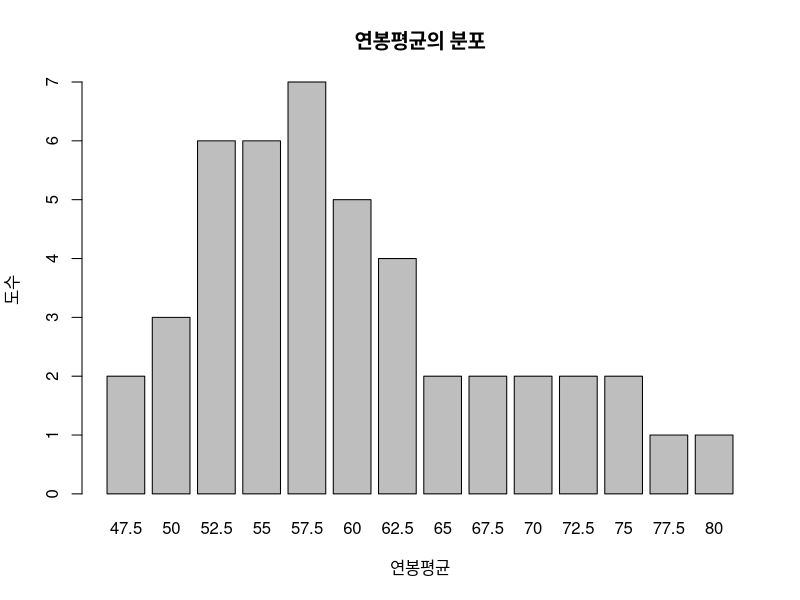
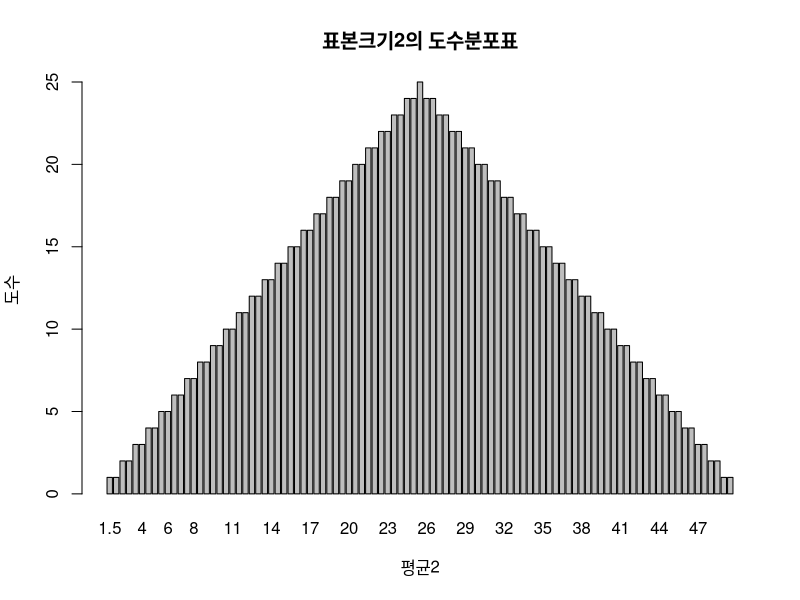
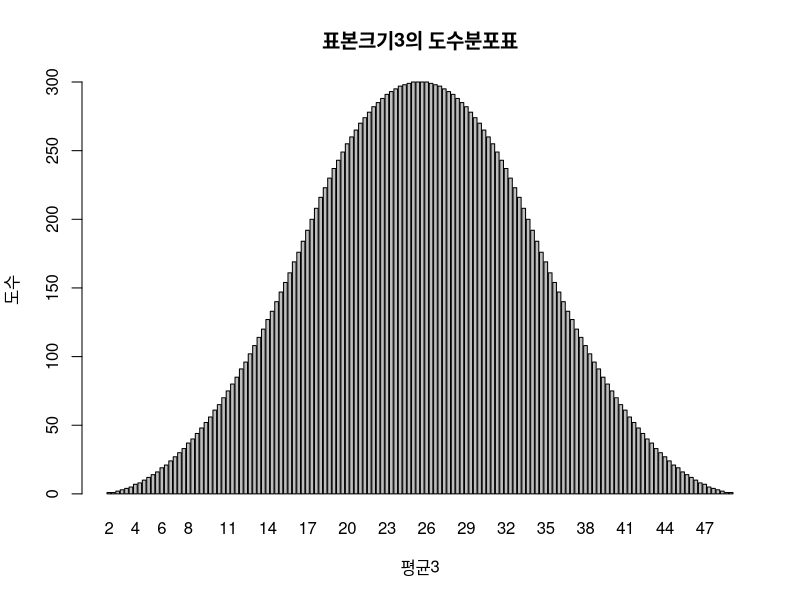
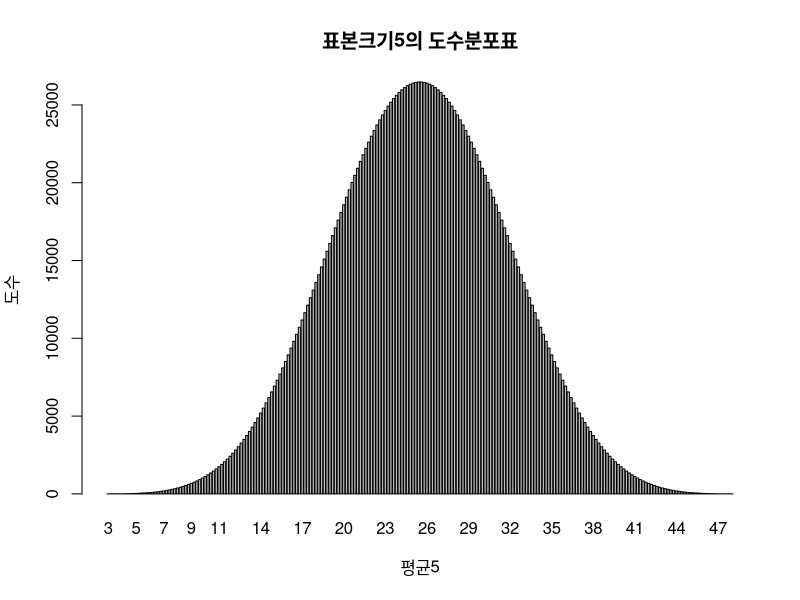

The R script that drew these images, in order:
salary<-c(45,50,50,55,55,60,60,65,70,90) #salary data
com2<-combn(salary,2) #연봉데이터에서 2개씩 선택해서 데이터로 생성, com2에 생성
print(com2)

#표본의 크기2로 추출된 데이터의 평균을 구한 뒤 막대그래프 작성
com2t<-t(com2) #데이터의 전치치
z<-rowMeans(com2t)
barplot(table(z),xlab="연봉평균", ylab="도수", main="연봉평균의 분포")

#표본평균의 기댓값 구하기
meanofz <- mean(z) #z의 평균
print(meanofz)

#표본의 크기를 늘려 정규분포에 가까워지는지 확인하기
#sample size=w
data50=c(1:50) #데이터
com2<-combn(data50,2)#데이터에서 2개씩 선택하여 데이터 생성
com2t<-t(com2) #데이터의 전치
z2 <-rowMeans(com2t)
meanofz2=mean(z2)
print(meanofz2)
barplot(table(z2), xlab="평균2",ylab="도수",main="표본크기2의 도수분포표")

#sample size=3
com3<-combn(data50,3) #데이터에서 3개씩 선택하여 데이터 생성
com3t<-t(com3) #데이터의 전치
z3 <- rowMeans(com3t) #전치된 데이터의 행평균 계산
meanofz3<-mean(z3) #기댓값을 계산하여 저장
print(meanofz3)
barplot(table(z3),xlab="평균3",ylab="도수", main="표본크기3의 도수분포표")

#sample size=5
com5<-combn(data50,5) #데이터에서 5개씩 선택하여 데이터 생성
com5t<-t(com5) #데이터의 전치
z5 <- rowMeans(com5t) #전치된 데이터의 행평균 계산
meanofz5<-mean(z5) #기댓값을 계산하여 저장
print(meanofz5)
barplot(table(z5),xlab="평균5",ylab="도수", main="표본크기5의 도수분포표")

#표본추출방법:단순무작위추출법
sampling<-c(1:100)
print(sampling)
sample(x=sampling, size=10)

#표본추출방법: 층화추출법
install.packages("sampling")
library(sampling)
sam2=strata(data=iris,stratanames<-c("Species"),size<-c(3,3,3),method='srswor') #iris 데이터 사용하여 표본추출, Species층을 기준으로
sample2<-getdata(data<-iris,m<-sam2)
print(sample2)
